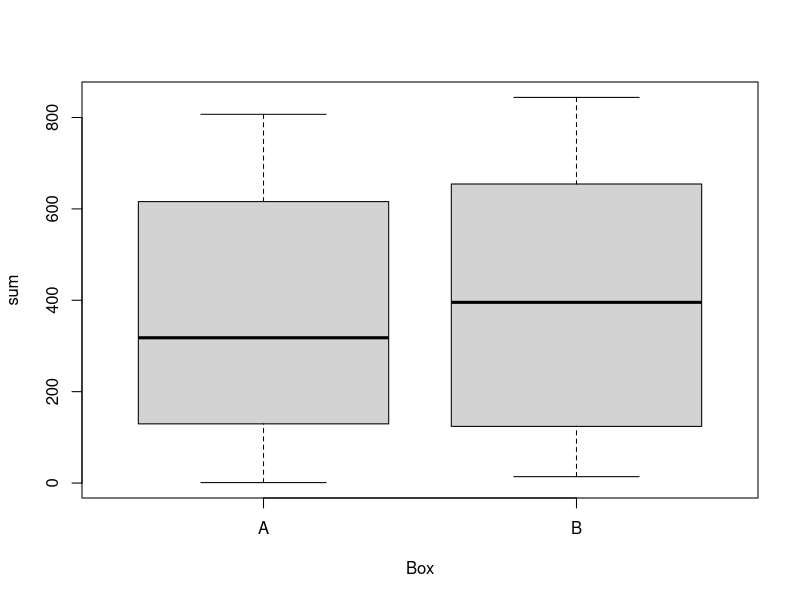
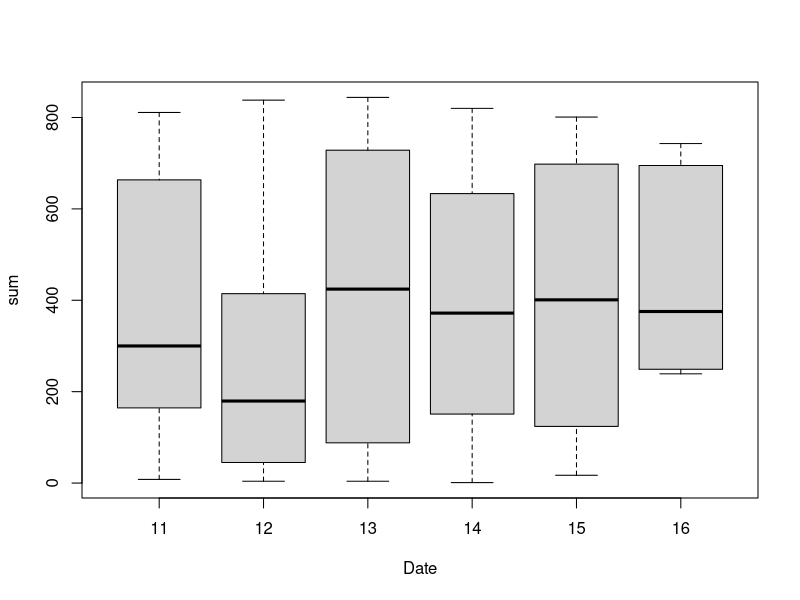

Reproduce these figures in R, in order. (Note: this script raises an error after producing the figures.)
#install.packages("dplyr")
library(dplyr)
library(lme4)
library(effects)

# Bring in the data for mature females (copulation) and Immautre females (courtship)
copulation <- read.csv("Mature.csv",h=T)
courtship <- read.csv("Immature.csv",h=T)

# Create unique Fly_ID for each individual with Box (treatment), date, replicate, and vial Number
courtship$Fly_ID <- with(courtship, paste0(courtship$Box,courtship$Date,courtship$Replicate, courtship$Vial_number))
courtship$Fly_ID

# Create Delta BP
courtship$deltaBP <- (courtship$BP.12.00.am - courtship$BP.8.00.Am)

# Change time (in HH:MM:SS) format to seconds (One had a value of -1, not sure, but changed to 0)
courtship$startTimeSeconds <- (courtship$trial_latency_behav_end - courtship$court_duration)
courtship$startTimeSeconds[1339]
courtship$startTimeSeconds[1339] = 0

# Create new column of relative values for courtship start times (i.e so Observation all start at Time = 0)
courtship$relativeStartTimeSeconds <- (courtship$startTimeSeconds - courtship$Observation.Initiation)
courtship$relativeStartTimeSeconds

# New column for relative values of trial duration at end of behaviour
courtship$relativeTrial_latency_end <- (courtship$relativeStartTimeSeconds + courtship$court_duration)
courtship$relativeTrial_latency_end

# Need to get all courtship under 900 seconds (relative court duration)
#First, transition step for finding values ending abov 900
courtship$nineHundredTransition <- (900 - courtship$relativeTrial_latency_end)
# Second, if value for nineHundredTransition is negative, equate it to 900, all else stay as relativeTrial_latency_end
courtship$relativeTrialLatency900 <- ifelse(courtship$nineHundredTransition<0,900,courtship$relativeTrial_latency_end)
# Third, relative courtship duration (not including values over 900)
courtship$relativeCourtDuration <- (courtship$relativeTrialLatency900 - courtship$relativeStartTimeSeconds)

head(courtship)

startLess900 <- subset(courtship, relativeCourtDuration>0)
summary(startLess900)

# Create a data frame for the predictor variables and for Fly_ID
pred_var_dat <- subset(courtship, select = c(Box, Date, Replicate, Vial_number, Temp, Humidity, BP.12.00.am, BP.8.00.Am, BP.Room,
                                             Observation.Initiation, Fly_ID, deltaBP))
# Make data frame only include unique values (i.e. remove duplicate rows)
pred_var_dat <- unique(pred_var_dat) 

# Create a group by Fly_Id
FlyID <- group_by(startLess900,Fly_ID)
head(FlyID)

courtSum <- summarise(FlyID, sum = sum(relativeCourtDuration), count = n())
head(courtSum)
courtSum


# Currently courtSum is a dplyr data table (tbl_df). Not sure if it will merge properly with a regular data frame
# Seems to work
courtship_for_analysis <- merge(x = pred_var_dat, y = courtSum, by.x="Fly_ID", by.y="Fly_ID")

with(courtship_for_analysis,
     boxplot(sum ~ Box))

with(courtship_for_analysis,
     boxplot(sum ~ Date))


# A simple version of the analysis

courtship_for_analysis$TempCent <- scale(courtship_for_analysis$Temp, scale=F)
courtship_for_analysis$HumCent <- scale(courtship_for_analysis$Humidity, scale = F)
courtship_for_analysis$BPCent <- scale(courtship_for_analysis$deltaBP, scale = F)

courtship_model1 <- lmer(sum ~ Box + Replicate + TempCent + HumCent + BPCent + (1|Date), data = courtship_for_analysis)

courtship_model2 <- lmer(count ~ Box + Replicate + TempCent + HumCent + BPCent + (1|Date), data = courtship_for_analysis)

summary(courtship_model1)
summary(courtship_model2)

plot(allEffects(courtship_model1))

plot(effect("Box", courtship_model1))
plot(effect("Box", courtship_model2))

# Make total proportion of time courting


# Copulation Analysis

summary(copulation)
dim(copulation)
head(copulation)
copulation$deltaBP <- (copulation$BP.12.00.am - copulation$BP.8.00.Am)
cop_data <- subset(copulation, select = c(Box, Date, Replicate, Vial.., Temp, Humidity, BP.12.00.am, BP.8.00.Am, BP.Room, Fly_ID, deltaBP))
cop_data <- unique(cop_data)
head(cop_data)

LatCop <- distinct(select(copulation, Cop_latency, Cop_Duration, Fly_ID))
head(LatCop)

copul_for_analysis <- merge(x = cop_data, y = LatCop, by.x="Fly_ID", by.y="Fly_ID")

copul_for_analysis$TempCent <- scale(copul_for_analysis$Temp, scale=F)
copul_for_analysis$HumCent <- scale(copul_for_analysis$Humidity, scale = F)
copul_for_analysis$BPCent <- scale(copul_for_analysis$deltaBP, scale = F)


copul_model1 <- lmer(Cop_latency ~ Box + Replicate + TempCent + HumCent + BPCent + (1|Date), data = copul_for_analysis)

copul_model2 <- lmer(Cop_Duration ~ Box + Replicate + TempCent + HumCent + BPCent + (1|Date), data = copul_for_analysis)

summary(copul_model1)
summary(copul_model2)

with(copul_for_analysis, boxplot(Cop_latency ~ Box))
with(copul_for_analysis, boxplot(Cop_Duration ~ Box))

plot(allEffects(copul_model1))

plot(effect("Box", copul_model1))
plot(effect("Box", copul_model2))
